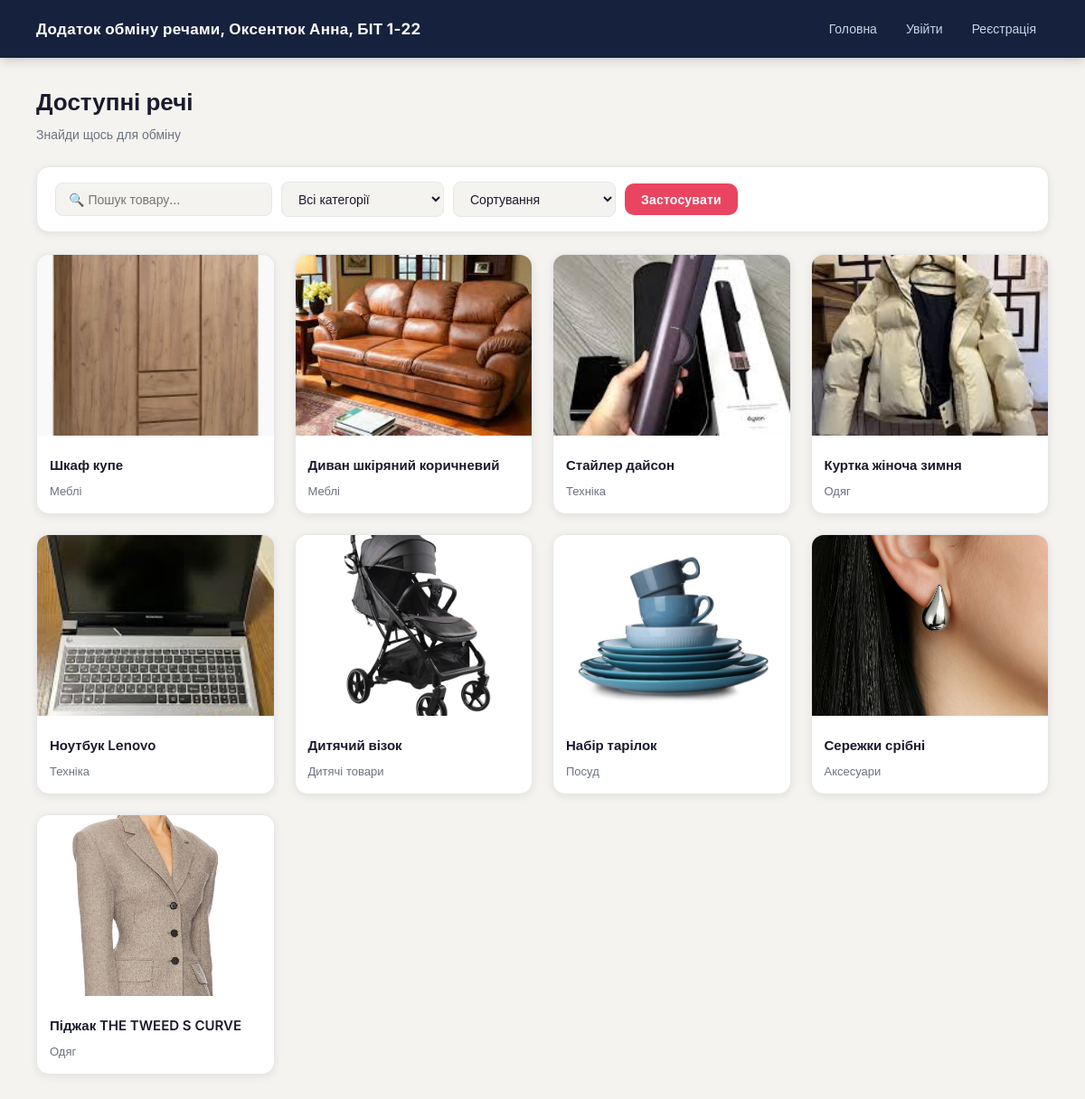
The page / on the database its author committed.
### main/models.py (models this page shows, shortened)
class Item(models.Model):
    title = models.CharField(max_length=100)          # назва речі
    description = models.TextField()                  # опис
    image = models.ImageField(upload_to='items/', blank=True, null=True)  # фото
    category = models.ForeignKey(Category, on_delete=models.SET_NULL, null=True)
    owner = models.ForeignKey(User, on_delete=models.CASCADE)
    available = models.BooleanField(default=True)     # чи доступна річ

class Category(models.Model):
    name = models.CharField(max_length=50)  # назва категорії

### main/views.py (the view)
# urls.py: 2. Add a URL to urlpatterns:  path('', views.home, name='home')
def home(request):
    items = Item.objects.all()
    categories = Category.objects.all()
    q = request.GET.get('q', '').strip()
    category = request.GET.get('category', '')
    sort = request.GET.get('sort', '')
    if q:
        items = items.filter(title__icontains=q)
    if category and category.isdigit():
        items = items.filter(category_id=int(category))
    if sort == "new":
        items = items.order_by('-id')
    elif sort == "old":
        items = items.order_by('id')
    return render(request, 'main/home.html', {
        'items': items,
        'categories': categories
    })

### main/templates/main/home.html (shortened to what this page needs)
{% extends 'main/base.html' %}
{% block content %}
<div class="page-header">
    <h1>Доступні речі</h1>
    <p>Знайди щось для обміну</p>
</div>
<div class="filters">
    <form method="GET" class="filters-form">
        <input type="text" name="q" placeholder="🔍 Пошук товару..." value="{{ request.GET.q }}">
        <select name="category">
            <option value="">Всі категорії</option>
        </select>
        <select name="sort">
            <option value="">Сортування</option>
        </select>
        <button type="submit">Застосувати</button>
    </form>
</div>
<div class="items">
    {% for item in items %}
        <div class="item">
            <a href="{% url 'item_detail' item.id %}">
                {% if item.image %}
                    <img src="{{ item.image.url }}">
                {% endif %}
                <div class="item-content">
                    <h3>{{ item.title }}</h3>
                    <p class="muted">{{ item.category.name }}</p>
                </div>
            </a>
        </div>
    {% endfor %}
</div>
{% endblock %}

### main/static/css/style.css (style rules this page uses)
:root { --bg: #F5F3EF; --dark: #1A1A2E; --navbar-bg: #16213E; --accent: #E94560; --accent-hover: #c73652; --secondary: #0F3460; --text: #1A1A2E; --text-muted: #6B7280; --card: #FFFFFF; --border: #E5E7EB; --shadow: rgba(0, 0, 0, 0.08); }
* { box-sizing: border-box; margin: 0; padding: 0; }
body { font-family: 'Inter', Arial, sans-serif; background-color: var(--bg); color: var(--text); line-height: 1.6; font-size: 15px; }
button, .primary-btn { display: inline-flex; align-items: center; justify-content: center; padding: 12px 24px; background-color: var(--accent); color: white; border: none; border-radius: 10px; cursor: pointer; text-decoration: none; font-family: 'Inter', sans-serif; font-size: 14px; font-weight: 600; transition: all 0.2s; letter-spacing: 0.2px; }
.page-header { margin-bottom: 24px; }
.page-header h1 { font-size: 26px; font-weight: 700; color: var(--text); }
.page-header p { margin-top: 4px; color: var(--text-muted); font-size: 14px; }
.filters { background: var(--card); padding: 16px 20px; border-radius: 14px; margin-bottom: 24px; border: 1px solid var(--border); box-shadow: 0 2px 8px var(--shadow); }
.filters-form { display: flex; gap: 10px; flex-wrap: wrap; align-items: center; }
.filters-form input, .filters-form select { padding: 9px 14px; border: 1.5px solid var(--border); border-radius: 8px; min-width: 180px; outline: none; font-family: 'Inter', sans-serif; font-size: 14px; color: var(--text); background: var(--bg); transition: border-color 0.2s; }
.filters-form button { padding: 9px 18px; }
.items { display: grid; grid-template-columns: repeat(auto-fill, minmax(230px, 1fr)); gap: 22px; }
.item { background: var(--card); border-radius: 14px; overflow: hidden; box-shadow: 0 2px 10px var(--shadow); border: 1px solid var(--border); display: flex; flex-direction: column; transition: all 0.25s; }
.item a { text-decoration: none; color: inherit; }
.item img { width: 100%; height: 200px; object-fit: cover; }
.item-content { padding: 14px; display: flex; flex-direction: column; gap: 6px; }
.item-content h3 { font-size: 15px; font-weight: 600; }
.muted { color: var(--text-muted); font-size: 13px; }

### rows shown on the page
Item: image (picture), title "Шкаф купе", category.name "Меблі"
Item: image (picture), title "Диван шкіряний коричневий", category.name "Меблі"
Item: image (picture), title "Стайлер дайсон", category.name "Техніка"
Item: image (picture), title "Куртка жіноча зимня", category.name "Одяг"
Item: image (picture), title "Ноутбук Lenovo", category.name "Техніка"
Item: image (picture), title "Дитячий візок", category.name "Дитячі товари"
Item: image (picture), title "Набір тарілок", category.name "Посуд"
Item: image (picture), title "Сережки срібні", category.name "Аксесуари"
Item: image (picture), title "Піджак THE TWEED S CURVE", category.name "Одяг"
